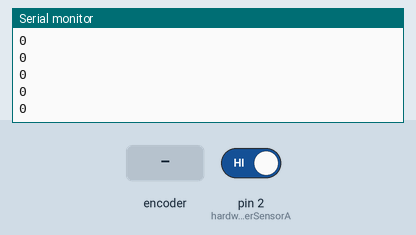
Simulated run of this sketch. Board: Arduino Uno, built with avr-gcc and run on an emulated ATmega328P. Parts: the last lines printed to the serial monitor. The test bench sets the inputs (shaded band); at power-on: pin 2 (hardwarePinEncoderSensorA) HIGH.

Above: at 1.2 s.
1.3 s: rotary encoder on pin 2 (hardwarePinEncoderSensorA) / pin 3 (hardwarePinEncoderSensorB) turned 1 step (first pin leading)
At 1.31 s:
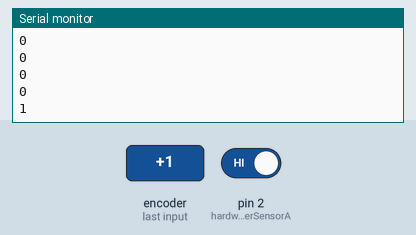
3.0 s: rotary encoder on pin 2 (hardwarePinEncoderSensorA) / pin 3 (hardwarePinEncoderSensorB) turned 2 steps (second pin leading)
At 3.11 s:
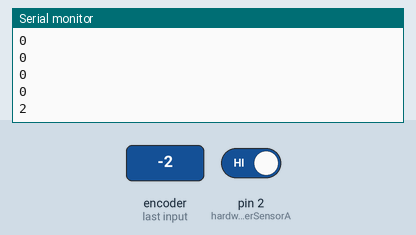
Timing chart, 0 to 6.0 s (numbered marks = the images above; inputs shaded):
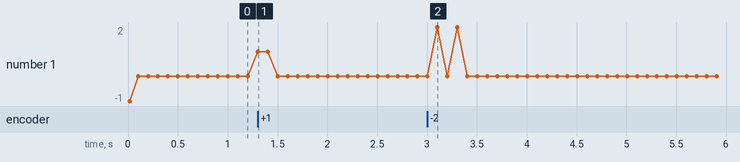

The sketch:

RotaryIncrementalEncoder.ino
```cpp
//*** LIBRARIES ***
#include <arduino.h>
#include "RotaryIncrementalEncoder.h"


//*** OBJECTS DECLARATIONS ***
RotaryIncrementalEncoder* Encoder1;
RotaryIncrementalEncoder* Encoder2;

//*** SETUP ***
void setup() {
  // Serial communicaiton with PC
  Serial.begin(9600);
  Serial.println("Start programm");

  // Objects instanciations
  Encoder1 = new RotaryIncrementalEncoder(1);
  Encoder2 = new RotaryIncrementalEncoder(2);

  //Encoder1->StartRotationMeasurement();
  Encoder1->StartSpeedMeasurement();

  //Encoder2->StartRotationMeasurement();
  //Encoder2->StartSpeedMeasurement();
}

//*** MAIN LOOP ***
void loop() {

  Serial.print(Encoder1->GetSpeed());
  //Serial.print(", ");
  //Serial.print(Encoder2->GetRotation());
  Serial.println();

  delay(100);
}
```

RotaryIncrementalEncoder.cpp
```cpp
#include "RotaryIncrementalEncoder.h"
#include <arduino.h>

// Static members variables declarations
int16_t RotaryIncrementalEncoder::encoder1_RotationCounter;
int16_t RotaryIncrementalEncoder::encoder2_RotationCounter;
uint16_t RotaryIncrementalEncoder::encoder1_SpeedCounter;
uint16_t RotaryIncrementalEncoder::encoder2_SpeedCounter;
bool RotaryIncrementalEncoder::flagMeasureSpeed;
bool RotaryIncrementalEncoder::flagMeasureRotation;

// CONSTRUCTOR
RotaryIncrementalEncoder::RotaryIncrementalEncoder(uint8_t encoderID){

  this -> encoderID = encoderID; // two encoders availables : encoder 1 and encoder 2

  flagMeasureRotation = false;

  // Encoder 1 sensors A and B
  hardwarePinEncoderSensorA = 2;
  hardwarePinEncoderSensorB = 3;
  //Encoder 2 sensors C and D
  hardwarePinEncoderSensorC = 18;
  hardwarePinEncoderSensorD = 19;

  pinMode(hardwarePinEncoderSensorA, INPUT_PULLUP);
  pinMode(hardwarePinEncoderSensorB, INPUT_PULLUP);
  pinMode(hardwarePinEncoderSensorC, INPUT_PULLUP);
  pinMode(hardwarePinEncoderSensorD, INPUT_PULLUP);

  switch(encoderID){
    case 1 :
      attachInterrupt(digitalPinToInterrupt(hardwarePinEncoderSensorA), handleInterruptA, CHANGE); // Encoder 1
    break;
    case 2 :
      attachInterrupt(digitalPinToInterrupt(hardwarePinEncoderSensorC), handleInterruptC, CHANGE); // Encoder 2
    break;
  }
}


// FUNCTIONS
void RotaryIncrementalEncoder::StartSpeedMeasurement(){
  flagMeasureSpeed = true;

  // Reset couteres and timer
  encoder1_SpeedCounter = 0;
  encoder2_SpeedCounter = 0;
  timeMilllisecond = millis();
}

void RotaryIncrementalEncoder::StopSpeedMeasurement(){
  flagMeasureSpeed = false;
}

int16_t RotaryIncrementalEncoder::GetSpeed(){

  if(encoderID == 1){
    int16_t motorSpeed = (encoder1_SpeedCounter * 100)/(millis() - timeMilllisecond);
    timeMilllisecond = millis();
    encoder1_SpeedCounter = 0;
    return(motorSpeed);
  }
  else if(encoderID == 2){
    int16_t motorSpeed = (encoder2_SpeedCounter * 100)/(millis() - timeMilllisecond);
    timeMilllisecond = millis();
    encoder2_SpeedCounter = 0;
    return(motorSpeed);
  }
}

void RotaryIncrementalEncoder::StartRotationMeasurement(){
  flagMeasureRotation = true;
}

void RotaryIncrementalEncoder::StopRotationMeasurement(){
  flagMeasureRotation = false;
}

int16_t RotaryIncrementalEncoder::GetRotation(){
  switch(encoderID){
    case 1 :
      return(encoder1_RotationCounter);
    break;
    case 2 :
      return(encoder2_RotationCounter);
    break;
  }
}

// Encoder 1
static void RotaryIncrementalEncoder::handleInterruptA(){
  // Speed measurement
  if(flagMeasureSpeed){
    encoder1_SpeedCounter++;
  }

  // Rotation measurement
  if(flagMeasureRotation){
    if (digitalRead(2) == HIGH) {
      if (digitalRead(3) == LOW) {
        encoder1_RotationCounter++;
      } else {
        encoder1_RotationCounter--;
      }
    } else {
      if (digitalRead(3) == LOW) {
        encoder1_RotationCounter--;
      } else {
        encoder1_RotationCounter++;
      }
    }
  }
}

// Encoder 2
void RotaryIncrementalEncoder::handleInterruptC(){
  // Speed measurement
  if(flagMeasureSpeed){
    encoder2_SpeedCounter++;
  }

  // Rotation measurement
  if(flagMeasureRotation){
    if (digitalRead(18) == HIGH) {
      if (digitalRead(19) == LOW) {
        encoder2_RotationCounter++;
      } else {
        encoder2_RotationCounter--;
      }
    } else {
      if (digitalRead(19) == LOW) {
        encoder2_RotationCounter--;
      } else {
        encoder2_RotationCounter++;
      }
    }
  }
}
```

RotaryIncrementalEncoder.h
```cpp
/*
The Rotary Incremental Encoder class implements encodrs.


// WARNING :
This class uses iterrupts with staic methods and members.
That is why static members have to be declared when the class is instancied.
It is the only particularitie you have to deal with.


This class is optimize to the Arduino Mega 2560 board.
The first encoder is plugged to pins 2 and 3.
The sescond encoder is plugged to pins 18 and 19.
You can change this values inside the cpp file.
You can upgrade the code to add a third encoder, plugged to pins 20 and 21.
*/

#ifndef RotaryIncrementalEncoder_h
#define RotaryIncrementalEncoder_h

#include <arduino.h>

class RotaryIncrementalEncoder
{
  public:
    // Constructor
    RotaryIncrementalEncoder(uint8_t encoderID);

    // Functions

    // Velocity
    void StartSpeedMeasurement();
    void StopSpeedMeasurement();
    int16_t GetSpeed();

    // Rotation
    void StartRotationMeasurement();
    void StopRotationMeasurement();
    int16_t GetRotation();

    // Static functions
    static void handleInterruptA();
    static void handleInterruptC();

  private:
     // Attributs
    uint8_t encoderID;

    uint8_t hardwarePinEncoderSensorA;
    uint8_t hardwarePinEncoderSensorB;
    uint8_t hardwarePinEncoderSensorC;
    uint8_t hardwarePinEncoderSensorD;

    // Time scheduler to compute speed
    unsigned long timeMilllisecond;

    // Static members
    static int16_t encoder1_RotationCounter;
    static int16_t encoder2_RotationCounter;
    static uint16_t encoder1_SpeedCounter;
    static uint16_t encoder2_SpeedCounter;
    static bool flagMeasureSpeed;
    static bool flagMeasureRotation;
};
#endif
```

Measured:
- after the input at 1.3 s, the serial monitor: prints a new line at once (image 1)
- after the input at 3.0 s, the serial monitor: prints a new line after 0.10 s (image 2)
